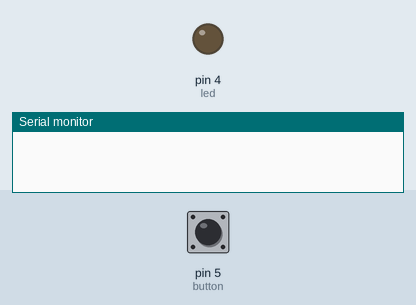
Recording of a sketch running on a simulated Arduino Uno, built with avr-gcc and run on an emulated ATmega328P. On the bench: output pins drawn as LEDs (lit = HIGH), the last lines printed to the serial monitor. The test bench sets the inputs (shaded band); at power-on: pin 5 (button) HIGH.

Above: at 1.2 s.
1.3 s: pin 5 (button) pulled LOW for 0.15 s
At 2.5 s:
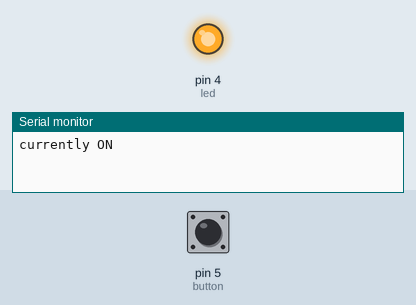
2.9 s: pin 5 (button) pulled LOW for 1 s
At 3.9 s:
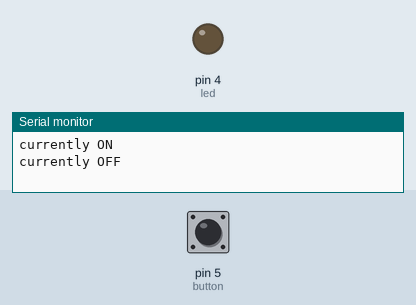
5.4 s: pin 5 (button) pulled LOW for 3.2 s
At 5.8 s:
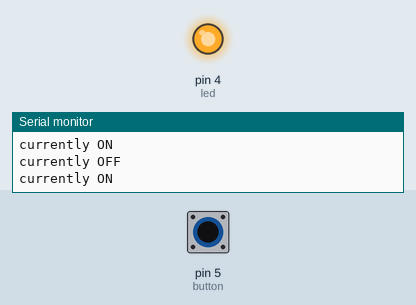
Timing chart, 0 to 8.4 s (numbered marks = the images above; inputs shaded):
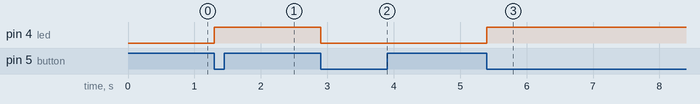

The sketch:

sketch_feb20a.ino
```cpp
int led = 4, button = 5;
int mode = 0, old = 0, current;


void setup() {
  // put your setup code here, to run once:
  pinMode(led, OUTPUT);
  pinMode(button, INPUT);

  Serial.begin(9600);
}

void loop() {
  // put your main code here, to run repeatedly:
    int current = digitalRead(button);
    if(current == 0 && old == 1){ //trigger if click once which is ON
      if(mode == 0){
        digitalWrite(led, HIGH);
        Serial.println("currently ON");
        mode = 1;
      }
      else{
        digitalWrite(led, LOW);
        Serial.println("currently OFF");
        mode = 0;
      }
      delay(500);
    }
    old = current;

  // pag di toggle
    // if(digitalRead(button) == 1){
    //   digitalWrite(led, HIGH);
    //   Serial.println("currently ON");
    // }else{
    //   digitalWrite(led, LOW);
    //    Serial.println("currently OFF");
    // }
    // delay(500);
}
```

Measured:
- after the input at 1.3 s, pin 4 (led): LOW → HIGH at once
- after the input at 2.9 s, pin 4 (led): HIGH → LOW at once
- after the input at 5.4 s, pin 4 (led): LOW → HIGH at once
